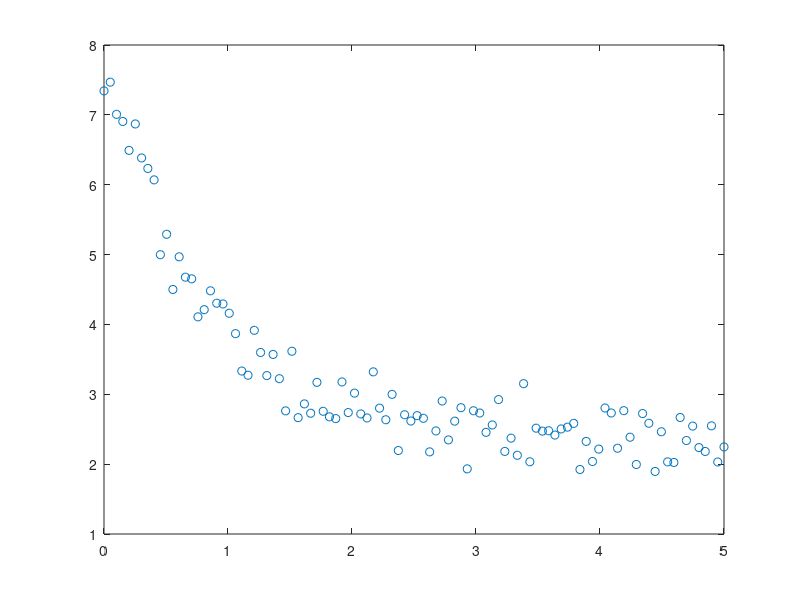

MATLAB code for this plot: (Note: this script raises an error after producing the figure.)
function generate_noisy_exponential
% Generates a noisy exponential decay and writes to file

% Variables
output_file_string = '../data/noisy_data.xlsx';

% Code

t = linspace(0, 5, 100);
y = 2.3 + 5.4 * exp(-1.2*t) + 0.3*randn(1, numel(t));

figure(1);
clf
plot(t,y,'o');

d = table(t',y', 'VariableNames',{'t','y'});

try
    delete(output_file_string);
end
writetable(d, output_file_string);